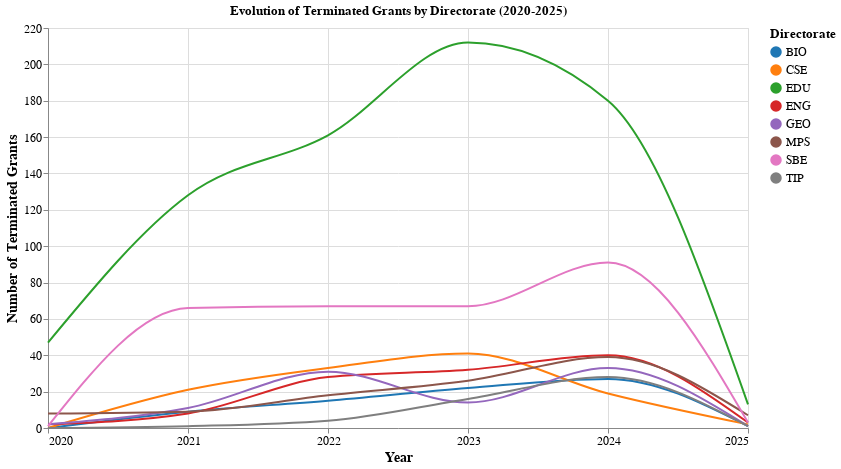

The notebook cell saved with this chart:
### Code cell
# Create a selection that chooses the nearest point based on year
nearest = alt.selection_point(
    nearest=True, 
    on='mouseover',
    fields=['year'], 
    empty=False
)

# The basic line chart
line = alt.Chart(terminated_evolution_filtered).mark_line(
    interpolate='monotone',
    strokeWidth=2
).encode(
    x=alt.X('year:Q', title='Year', axis=alt.Axis(format='d')),
    y=alt.Y('terminated_grants:Q', title='Number of Terminated Grants'),
    color=alt.Color('directorate:N', 
                   title='Directorate',
                   scale=alt.Scale(scheme='category10'))
)

# Transparent selectors across the chart
selectors = alt.Chart(terminated_evolution_filtered).mark_point().encode(
    x='year:Q',
    opacity=alt.value(0),
).add_params(nearest)

# Draw points on the lines, and highlight based on selection
points = line.mark_point(size=80).encode(
    opacity=alt.condition(nearest, alt.value(1), alt.value(0))
)

# Draw text labels near the points, and highlight based on selection
text = line.mark_text(
    align='left', 
    dx=10, 
    dy=0,
    fontSize=11
).encode(
    text=alt.condition(nearest, 'terminated_grants:Q', alt.value(' '))
)

# Draw a vertical rule at the location of the selection
rules = alt.Chart(terminated_evolution_filtered).mark_rule(
    color='gray',
    strokeWidth=1
).encode(
    x='year:Q',
).transform_filter(nearest)

# Combine all layers
evolution_chart = alt.layer(
    line, selectors, points, rules, text
).properties(
    width=700,
    height=400,
    title='Evolution of Terminated Grants by Directorate (2020-2025)'
).configure_axis(
    labelFontSize=12,
    titleFontSize=14
).configure_legend(
    labelFontSize=12,
    titleFontSize=13
)

evolution_chart

### Figure 1 — Vega-Lite specification as saved in the notebook (floating-point values rounded to 4 significant figures)
{"config": {"view": {"continuousWidth": 300, "continuousHeight": 300}, "axis": {"labelFontSize": 12, "titleFontSize": 14}, "legend": {"labelFontSize": 12, "titleFontSize": 13}}, "layer": [{"mark": {"type": "line", "interpolate": "monotone", "strokeWidth": 2}, "encoding": {"color": {"field": "directorate", "scale": {"scheme": "category10"}, "title": "Directorate", "type": "nominal"}, "x": {"axis": {"format": "d"}, "field": "year", "title": "Year", "type": "quantitative"}, "y": {"field": "terminated_grants", "title": "Number of Terminated Grants", "type": "quantitative"}}}, {"mark": {"type": "point"}, "encoding": {"opacity": {"value": 0}, "x": {"field": "year", "type": "quantitative"}}, "name": "view_11"}, {"mark": {"type": "point", "size": 80}, "encoding": {"color": {"field": "directorate", "scale": {"scheme": "category10"}, "title": "Directorate", "type": "nominal"}, "opacity": {"condition": {"param": "param_27", "value": 1, "empty": false}, "value": 0}, "x": {"axis": {"format": "d"}, "field": "year", "title": "Year", "type": "quantitative"}, "y": {"field": "terminated_grants", "title": "Number of Terminated Grants", "type": "quantitative"}}}, {"mark": {"type": "rule", "color": "gray", "strokeWidth": 1}, "encoding": {"x": {"field": "year", "type": "quantitative"}}, "transform": [{"filter": {"param": "param_27", "empty": false}}]}, {"mark": {"type": "text", "align": "left", "dx": 10, "dy": 0, "fontSize": 11}, "encoding": {"color": {"field": "directorate", "scale": {"scheme": "category10"}, "title": "Directorate", "type": "nominal"}, "text": {"condition": {"param": "param_27", "empty": false, "field": "terminated_grants", "type": "quantitative"}, "value": " "}, "x": {"axis": {"format": "d"}, "field": "year", "title": "Year", "type": "quantitative"}, "y": {"field": "terminated_grants", "title": "Number of Terminated Grants", "type": "quantitative"}}}], "data": {"name": "data-f87719114d03b8facac53d05bc530299"}, "height": 400, "params": [{"name": "param_27", "select": {"type": "point", "fields": ["year"], "nearest": true, "on": "mouseover"}, "views": ["view_11"]}], "title": "Evolution of Terminated Grants by Directorate (2020-2025)", "width": 700, "$schema": "https://vega.github.io/schema/vega-lite/v5.20.1.json", "datasets": {"data-f87719114d03b8facac53d05bc530299": [{"directorate": "BIO", "year": 2020, "terminated_grants": 0}, {"directorate": "BIO", "year": 2021, "terminated_grants": 9}, {"directorate": "BIO", "year": 2022, "terminated_grants": 15}, {"directorate": "BIO", "year": 2023, "terminated_grants": 22}, {"directorate": "BIO", "year": 2024, "terminated_grants": 27}, {"directorate": "BIO", "year": 2025, "terminated_grants": 1}, {"directorate": "CSE", "year": 2020, "terminated_grants": 0}, {"directorate": "CSE", "year": 2021, "terminated_grants": 21}, {"directorate": "CSE", "year": 2022, "terminated_grants": 33}, {"directorate": "CSE", "year": 2023, "terminated_grants": 41}, {"directorate": "CSE", "year": 2024, "terminated_grants": 19}, {"directorate": "CSE", "year": 2025, "terminated_grants": 2}, {"directorate": "EDU", "year": 2020, "terminated_grants": 47}, {"directorate": "EDU", "year": 2021, "terminated_grants": 128}, {"directorate": "EDU", "year": 2022, "terminated_grants": 161}, {"directorate": "EDU", "year": 2023, "terminated_grants": 212}, {"directorate": "EDU", "year": 2024, "terminated_grants": 180}, {"directorate": "EDU", "year": 2025, "terminated_grants": 13}, {"directorate": "ENG", "year": 2020, "terminated_grants": 2}, {"directorate": "ENG", "year": 2021, "terminated_grants": 8}, {"directorate": "ENG", "year": 2022, "terminated_grants": 28}, {"directorate": "ENG", "year": 2023, "terminated_grants": 32}, {"directorate": "ENG", "year": 2024, "terminated_grants": 40}, {"directorate": "ENG", "year": 2025, "terminated_grants": 3}, {"directorate": "GEO", "year": 2020, "terminated_grants": 2}, {"directorate": "GEO", "year": 2021, "terminated_grants": 11}, {"directorate": "GEO", "year": 2022, "terminated_grants": 31}, {"directorate": "GEO", "year": 2023, "terminated_grants": 14}, {"directorate": "GEO", "year": 2024, "terminated_grants": 33}, {"directorate": "GEO", "year": 2025, "terminated_grants": 1}, {"directorate": "MPS", "year": 2020, "terminated_grants": 8}, {"directorate": "MPS", "year": 2021, "terminated_grants": 9}, {"directorate": "MPS", "year": 2022, "terminated_grants": 18}, {"directorate": "MPS", "year": 2023, "terminated_grants": 26}, {"directorate": "MPS", "year": 2024, "terminated_grants": 39}, {"directorate": "MPS", "year": 2025, "terminated_grants": 7}, {"directorate": "SBE", "year": 2020, "terminated_grants": 1}, {"directorate": "SBE", "year": 2021, "terminated_grants": 66}, {"directorate": "SBE", "year": 2022, "terminated_grants": 67}, {"directorate": "SBE", "year": 2023, "terminated_grants": 67}, {"directorate": "SBE", "year": 2024, "terminated_grants": 91}, {"directorate": "SBE", "year": 2025, "terminated_grants": 3}, {"directorate": "TIP", "year": 2020, "terminated_grants": 0}, {"directorate": "TIP", "year": 2021, "terminated_grants": 1}, {"directorate": "TIP", "year": 2022, "terminated_grants": 4}, {"directorate": "TIP", "year": 2023, "terminated_grants": 16}, {"directorate": "TIP", "year": 2024, "terminated_grants": 28}, {"directorate": "TIP", "year": 2025, "terminated_grants": 1}]}}
